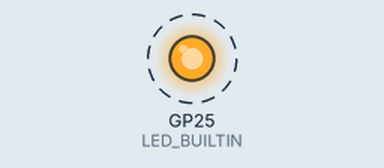
Bench run of a sketch on a simulated Raspberry Pi Pico. On the bench: output pins drawn as LEDs (lit = HIGH). Dashed ring = blinking.

Above: at 0.15 s.
Timing chart, 0 to 3.0 s (numbered marks = the images above):
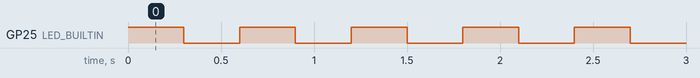

Measured:
- by itself, GP25 (LED_BUILTIN): alternates HIGH for 0.30 s and LOW for 0.30 s

The sketch:

test_unsupported_board.ino
```cpp
// BOARD: ESP32-PICO-D4
// DEVICE_NAME: Weird Board Test

void setup() {
  pinMode(LED_BUILTIN, OUTPUT);
  Serial.begin(115200);
}

void loop() {
  digitalWrite(LED_BUILTIN, HIGH);
  delay(300);
  digitalWrite(LED_BUILTIN, LOW);
  delay(300);
}
```
